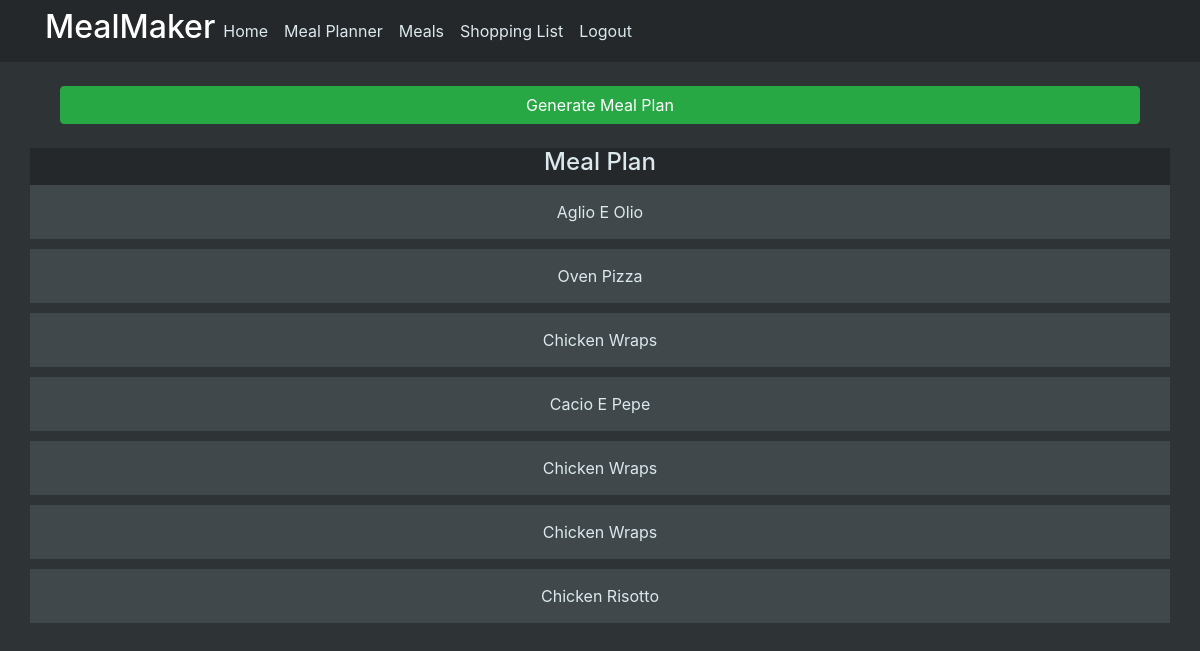
The page /meal_planner (signed in) on the database its author committed.
### mealmaker/models.py (models this page shows)
class MealPlan(db.Model):
    id = db.Column(db.Integer, primary_key=True)
    meal_name = db.Column(db.String(200))
    username = db.Column(db.String(200))
    meal_link = db.Column(db.Integer, db.ForeignKey("meal.id"))
    meal_id = db.relationship("Meal")

### mealmaker/views.py (the view)
@views.route("/meal_planner", methods=["GET", "POST"])
@login_required
def meal_planner():
    if request.method == "POST":
        if request.form["generate-meal-plan"] == "Generate Meal Plan":
            meals = Meal.query.all()
            meals_list = [meal for meal in meals]
            meal_plan = MealPlannerEngine.generate_planned_meal_list(meals_list)
            db.session.query(MealPlan).filter(
                MealPlan.username == current_user.id
            ).delete()
            db.session.commit()
            for meal in meal_plan:
                planned_meal = MealPlan(
                    meal_name=meal.name, username=current_user.id, meal_link=meal.id
                )
                db.session.add(planned_meal)
            db.session.commit()
            return redirect(
                url_for("views.meal_planner", user=current_user, meal_plan=meal_plan)
            )
    elif request.method == "GET":
        checker = db.session.query(MealPlan).filter(
            MealPlan.username == current_user.id
        )
        checker_list = [meal for meal in checker]
        if len(checker_list) == 0:
            meals = Meal.query.all()
            meals_list = [meal for meal in meals]
            meal_plan = []
        else:
            meals = MealPlan.query.filter(MealPlan.username == current_user.id)
            meal_plan = [meal for meal in meals]
    return render_template("meal_planner.html", user=current_user, meal_plan=meal_plan)

### mealmaker/__init__.py (called while the page is built)
def create_app():
    app = Flask(__name__)
    app.config["SECRET_KEY"] = "hjshjhdjah kjshkjdhjs"
    app.config["SQLALCHEMY_DATABASE_URI"] = f"sqlite:///{DB_NAME}"
    app.config["SQLALCHEMY_TRACK_MODIFICATIONS"] = False
    db.init_app(app)
    from .views import views
    from .auth import auth
    app.register_blueprint(views, url_prefix="/")
    app.register_blueprint(auth, url_prefix="/")
    from .models import User, Meal, Ingredient, MealPlan
    create_database(app)
    login_manager = LoginManager()
    login_manager.login_view = "auth.login"
    login_manager.init_app(app)
    @login_manager.user_loader
    def load_user(id):
        return User.query.get(id)
    return app

### mealmaker/templates/meal_planner.html (shortened to what this page needs)
{% extends "layout.html" %}
{% block content%}
<br>
<form method="post">
    <div align="center" class="col">
        <input class="btn btn-success btn-block" type="submit" name="generate-meal-plan" value="Generate Meal Plan">
    </div>
</form>
<br>
<div class="row div-color-dark">
    <div class="div-parent-center">
        <h4>Meal Plan</h4>
    </div>
</div>
{% for meal in meal_plan %}
<div class="row div-color-dim content-section-dim">
    <div class="col-12 text-center">{{meal.meal_name.title()}} </div>
</div>
{% endfor %}
{% endblock %}

### mealmaker/static/main.css (style rules this page uses)
body { background-color: #2e3335; color: #DBE9EE; }
.div-color-dark { background-color: #24282a; }
.div-color-dim { background-color: #40484b; }
.div-parent-center { width: 100%; text-align: center; }
.content-section-dim { padding: 15px 20px; background-color: #40484b; border-radius: 0px; margin-bottom: 10px; }

### rows shown on the page
MealPlan: meal_name "Aglio E Olio"
MealPlan: meal_name "Oven Pizza"
MealPlan: meal_name "Chicken Wraps"
MealPlan: meal_name "Cacio E Pepe"
MealPlan: meal_name "Chicken Wraps"
MealPlan: meal_name "Chicken Wraps"
MealPlan: meal_name "Chicken Risotto"
